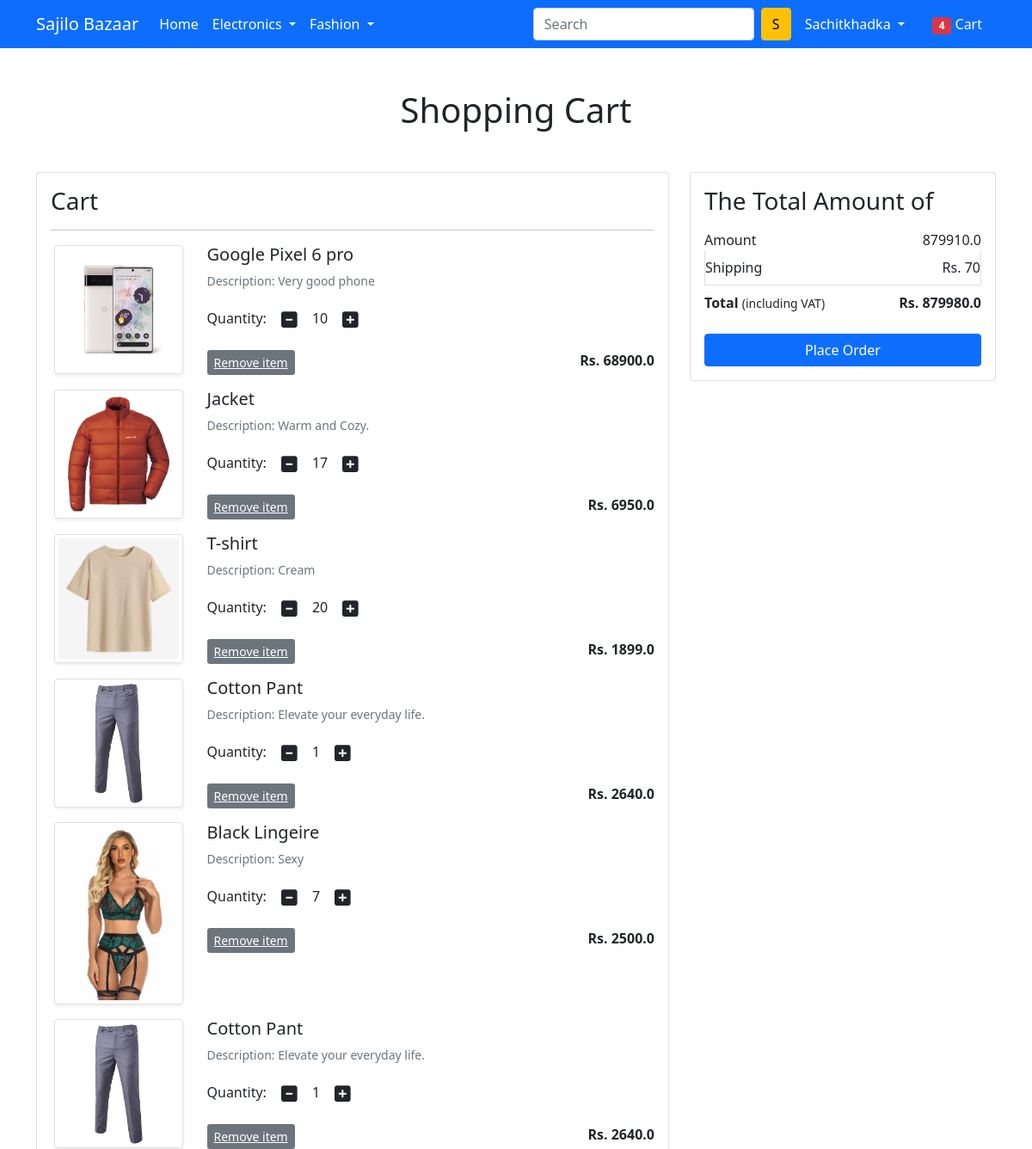
Before: /showcart/ (signed in, upper part) with the older database file.
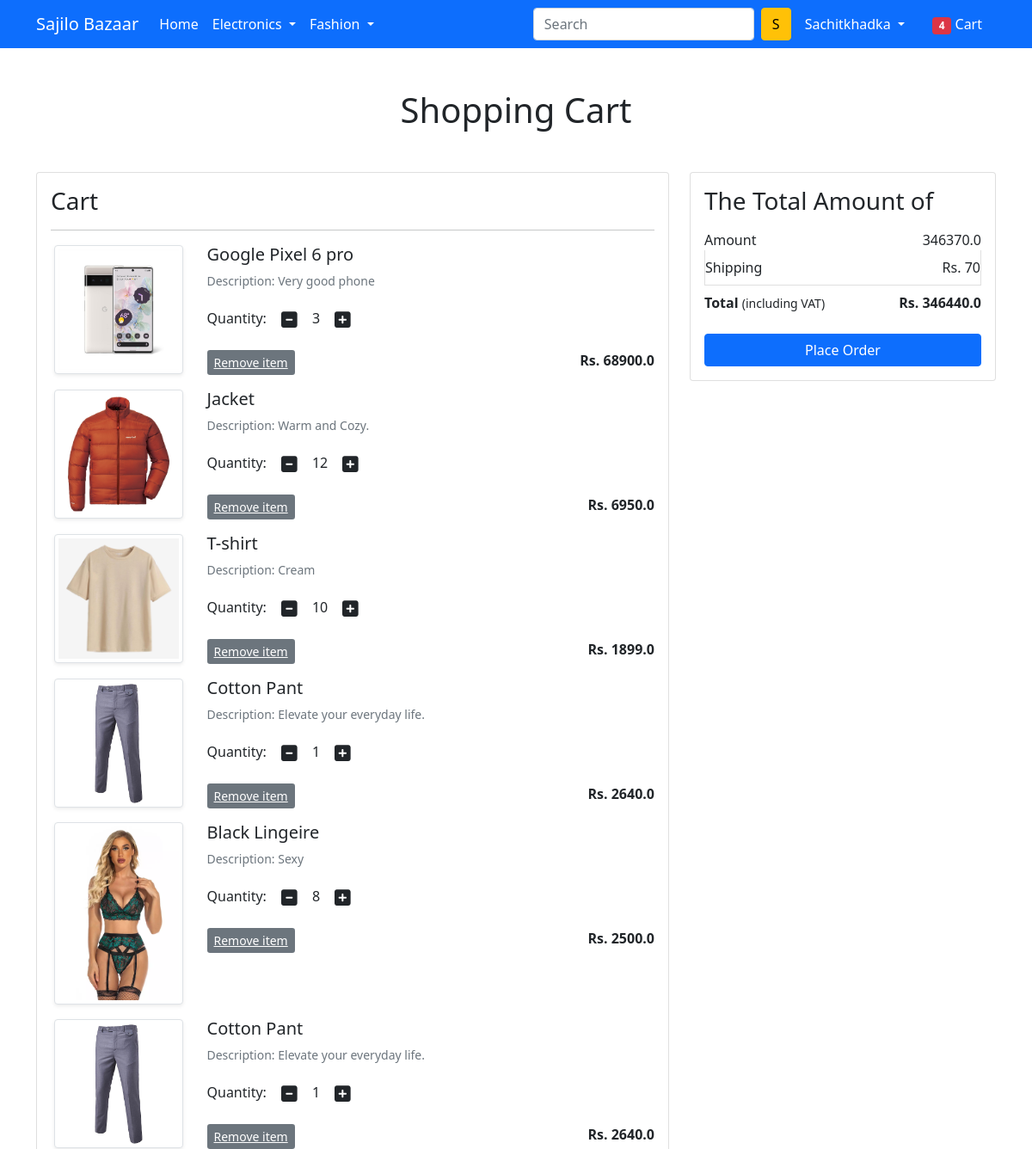
After: the same page with the newer database file.
### app/models.py (models this page shows, shortened)
class Cart(models.Model):
    user=models.ForeignKey(User,on_delete=models.CASCADE)
    product=models.ForeignKey(Product,on_delete=models.CASCADE)
    quantity=models.PositiveIntegerField(default=1)

class Product(models.Model):
    title=models.CharField(max_length=100)
    selling_price=models.FloatField()
    discounted_price=models.FloatField()
    description=models.TextField()
    brand=models.CharField(max_length=100)
    category=models.CharField(choices=Category_Choices,max_length=100)
    product_image=models.ImageField(upload_to='productimg')

### app/views.py (the view)
# urls.py: path('showcart/',views.showcart,name='showcart'),
def showcart(request):
 if request.user.is_authenticated:
  user=request.user
  cart=Cart.objects.filter(user=user)
  amount=0
  shipping_amount=70
  total_amount=0
  cart_list=[p for p in Cart.objects.all() if p.user==user]
  if len(cart_list)!=0:
   for items in cart_list:
    amt=items.quantity*items.product.discounted_price
    amount+=amt
    total_amount=amount+shipping_amount
  else:
   return render(request,'app/emptycart.html')
  return render(request,'app/addtocart.html',{
   'carts':cart,
   'total_amount':total_amount,
   'amount':amount,
   'shipping_amount':shipping_amount
   })

### app/templates/app/addtocart.html (shortened to what this page needs)
{% extends 'app/base.html' %}
{% load static %}
{% block main-content %}
<div class="container my-5">
    <div class="row">
        <h1 class="text-center mb-5">Shopping Cart</h1>
        <div class="col-sm-8">
            <div class="card">
                <div class="card-body">
                    <h3>Cart</h3>
                    <hr>
                    {% for cart in carts %}
                    <div class="row mb-3">
                        <div class="col-sm-3 text-center align-self-center">
                            <img src="{{cart.product.product_image.url}}" alt="" class="img-fluid img-thumbnail shadow-sm" height="150" width="150">
                        </div>
                        <div class="col-sm-9">
                            <div>
                                <h5>{{cart.product.title}}</h5>
                                <p class="mb-2 text-muted small">Description: {{cart.product.description}}</p>
                                <div class="my-3">
                                    <label for="quantity">Quantity:</label>
                                    <a class="minus-cart btn" pid="{{cart.product.id}}"><i class="fas fa-minus-square fa-lg"></i></a>
                                    <span id="quantity">{{cart.quantity}}</span>
                                    <a class="plus-cart btn" pid="{{cart.product.id}}"><i class="fas fa-plus-square fa-lg"></i></a>
                                </div>
                                <div class="d-flex justify-content-between">
                                    <a href="#" class="btn-sm btn-secondary mr-3 remove-cart" pid="{{ cart.product.id }}">Remove item </a>
                                    <p class="mb-0"><span><strong>Rs. {{cart.product.discounted_price}}</strong></span></p>
                                </div>
                            </div>
                        </div>
                    </div>
                    {% endfor %}
                </div>
            </div>
        </div>
        <div class="col-sm-4">
            <div class="card">
                <div class="card-body">
                    <h3>The Total Amount of</h3>
                    <ul class="list-group">
                        <li class="list-group-item d-flex justify-content-between align-items-center border-0 px-0 pb-0">Amount<span id="amount">{{amount}}</span></li>
                        <li class="list-group-item d-flex justify-content-between align-items-center px-0">Shipping<span>Rs. {{shipping_amount}}</span></li>
                        <li class="list-group-item d-flex justify-content-between align-items-center border-0 px-0 mb-3">
                            <div>
                                <strong>Total</strong> <small>(including VAT)</small>
                            </div>
                            <span><strong id="total_amount">Rs. {{total_amount}}</strong></span>
                        </li>
                    </ul>
                    <div class="d-grid"><a href="{% url 'checkout' %}" class="btn btn-primary">Place Order</a></div>
                </div>
            </div>
        </div>
    </div>
</div>
{% endblock main-content %}

Changed rows visible on the page:
changed Cart "Google Pixel 6 pro": quantity "10" → "3"
changed Cart "Jacket": quantity "17" → "12"
changed Cart "T-shirt": quantity "20" → "10"
changed Cart "Black Lingeire": quantity "7" → "8"
Other visible differences:
{{ amount }}: "879910.0" → "346370.0"
{{ total_amount }}: "879980.0" → "346440.0"
